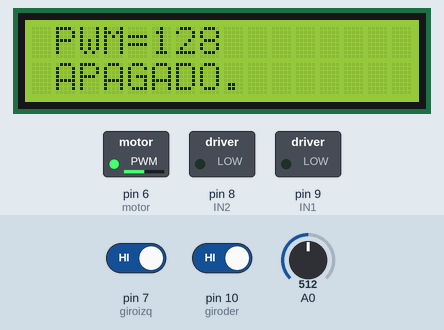
Recording of a sketch running on a simulated Arduino Uno, built with avr-gcc and run on an emulated ATmega328P. On the bench: 16×2 character LCD, switched loads named in the sketch (green lamp = pin HIGH). The test bench sets the inputs (shaded band); at power-on: pin 7 (giroizq) HIGH, pin 10 (giroder) HIGH, A0 = 512. What the sketch prints to the serial monitor is not drawn.

Above: at 1.2 s.
1.3 s: pin 7 (giroizq) driven LOW
At 1.8 s:
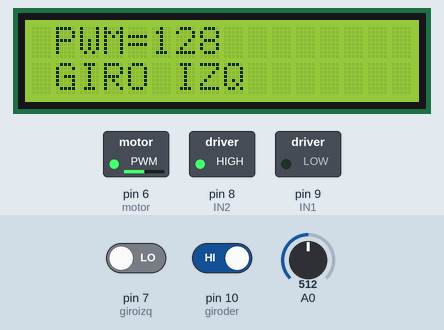
2.8 s: pin 10 (giroder) driven LOW
5.2 s: A0 set to 505
At 5.43 s:
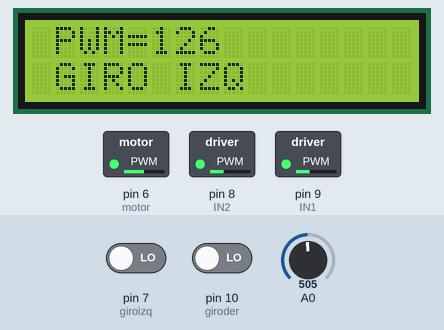
6.7 s: A0 set to 716
At 6.94 s:
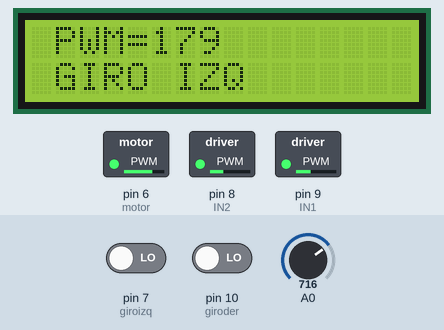
9.2 s: A0 set to 706
At 9.36 s:
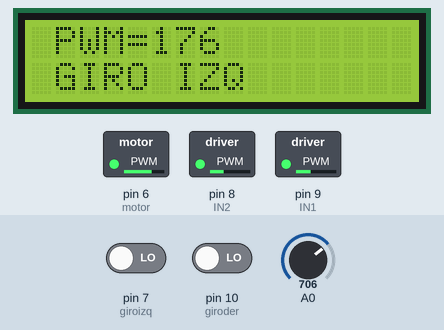
12.2 s: pin 7 (giroizq) driven HIGH
Timing chart, 0 to 14.7 s (numbered marks = the images above; inputs shaded):
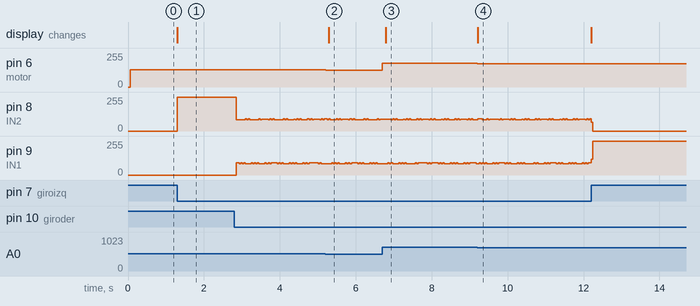

The sketch:

mono.ino
```cpp
#include <LiquidCrystal.h>

const int motor = 6;  // Usamos salida PWM en pin D6
int adc_nuevo = 0 ;     // Usamos entrada ADC en pin A0
int adc_viejo = 0 ;     // Guardamos la última lectura del ADC
int giroder = 10 ; // Pulsador derecho
int giroizq = 7; // Pulsador izquierdo
int IN1 = 9; // Salida del puente H
int IN2 = 8; // Salida del puente H
// PONEMOS ESTADOS PARA LAS CONDICIONES
int estado = 0;
int estado1 = 0;
int estado0=0;
int estado01=0;
LiquidCrystal lcd (5,4,3,14,15,16);
void setup() {

  // Inicializamos el puerto serie
  Serial.begin(9600);

  // Configuramos pwm (MOTOR)como salida
  // CONFIGURAMOS PULSADORES EN ARDUINO
  pinMode(motor, OUTPUT) ;
  pinMode (IN1, OUTPUT);  //SALE A PUENTE H
  pinMode (IN2, OUTPUT);// SALE A PUENTE H
  pinMode (giroder,INPUT);// PULSADOR IZQ CONFIGURAMOS COMO ENTRADA
  pinMode (giroizq, INPUT); // PULSADOR DER CONFIGURAMOS COMO ENTRADA

 // INDICAMOS QUE TENEMOS CONECTADA UNA PANTALLA DE 16X2
  lcd.begin(16, 2);
  lcd.print(" ");

}

void loop() {


  {
  // Leemos el valor del ADC en el pin A0
  adc_nuevo  = analogRead(A0) ;

  // Ajustamos el valor leido en A0 para adaptarlo al rengo
  // del PWM. Se adapta la escala de 0-1023 a 0-255
  adc_nuevo = (adc_nuevo/4);

  if (adc_nuevo != adc_viejo) {
    // Actualiza la lectura del ADC
    adc_viejo = adc_nuevo;

    // Envia el valor actual al puerto serie
    Serial.println(adc_nuevo);
    //IMPERIMR LCD
    lcd.setCursor(1,0);
    lcd.print("PWM=");
    lcd.print(adc_nuevo);

    // Envia el valor adaptado al PWM
    analogWrite(motor, adc_nuevo);
  }

  }
// CONDICION PARA apagaR el motor
//LEEMOS PULSADORES Y ASIGNAMOS A LOS ESTADOS  PARA COMPARAR LA COMDICION (SI ESTA 1 O 0)
estado0 = digitalRead (giroder) ;
estado01 = digitalRead (giroizq);

// SI LOS PULSADORES SON IGUALES SE APAGA
if(estado0 == estado01 ){

  digitalWrite (IN1, LOW);
  digitalWrite (IN2, LOW);
  // IMPRIMIR LCD
    lcd.setCursor(1,1);
    lcd.print("APAGADO.");
  }

// Envia el giro hacia la derecha

estado = digitalRead (giroder);
if (estado == LOW)
{
  digitalWrite (IN1, HIGH);
  digitalWrite (IN2, LOW);
  //IMPRIMIR LCD
    lcd.setCursor(1,1);
    lcd.print("GIRO DER ");

}

//Envia el giro hacia a la izquierda
estado1 = digitalRead (giroizq);
if (estado1 == LOW)
{
  digitalWrite (IN2, HIGH);
  digitalWrite (IN1, LOW);
  //IMPRIMIR LCD
     lcd.setCursor(1,1);
     lcd.print("GIRO IZQ");

}
}
```

Measured:
- the behaviour switches between 512 and 511 on A0 (found by bisection; images 1 and 2)
- after the input at 1.3 s, pin 8 (IN2): 0/255 → 255/255 at once; the display: changes at once (image 1)
- after the input at 5.2 s, pin 6 (motor): 128/255 → 126/255 at once; the display: changes after 0.08 s (image 2)
- after the input at 6.7 s, pin 6 (motor): 126/255 → 179/255 at once; the display: changes after 0.10 s (image 3)
- after the input at 9.2 s, pin 6 (motor): 179/255 → 176/255 at once; the display: changes at once (image 4)
